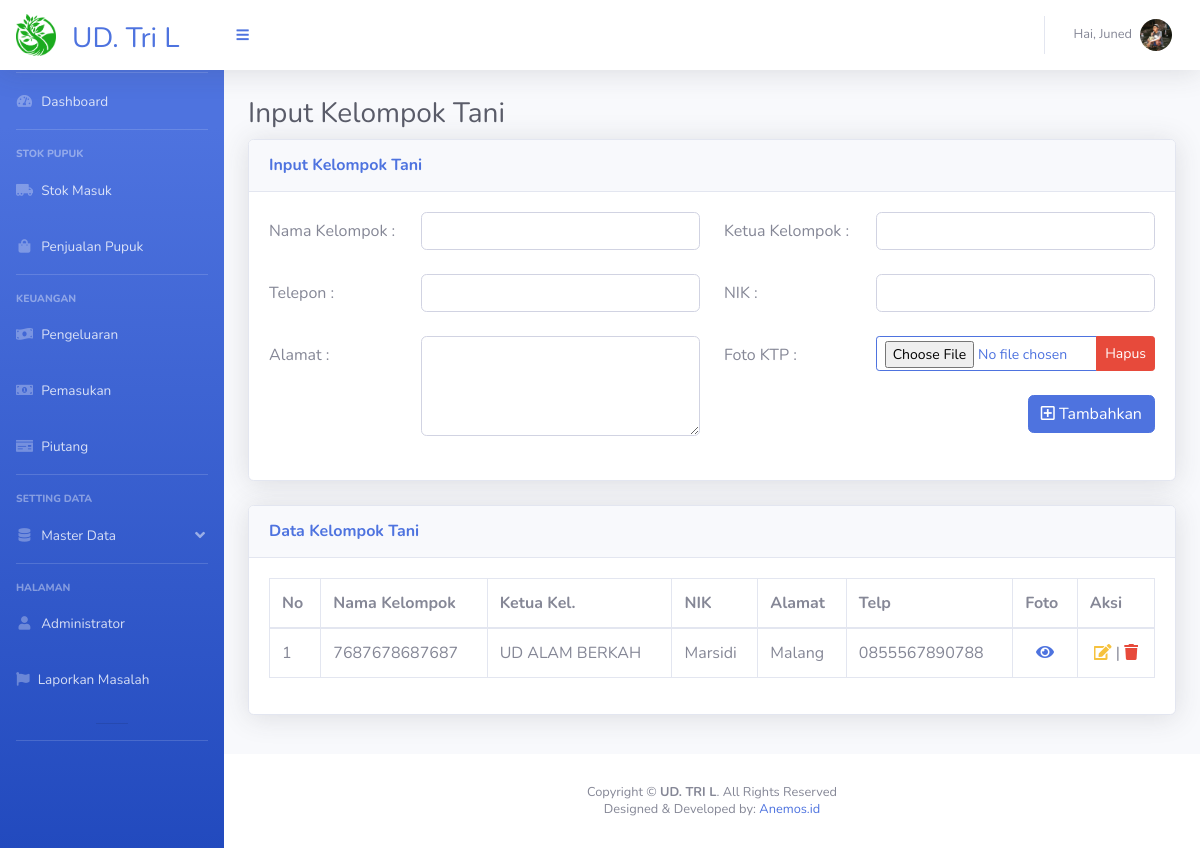
/page_kel_tani.php (signed in), run on an earlier commit of the app's database.
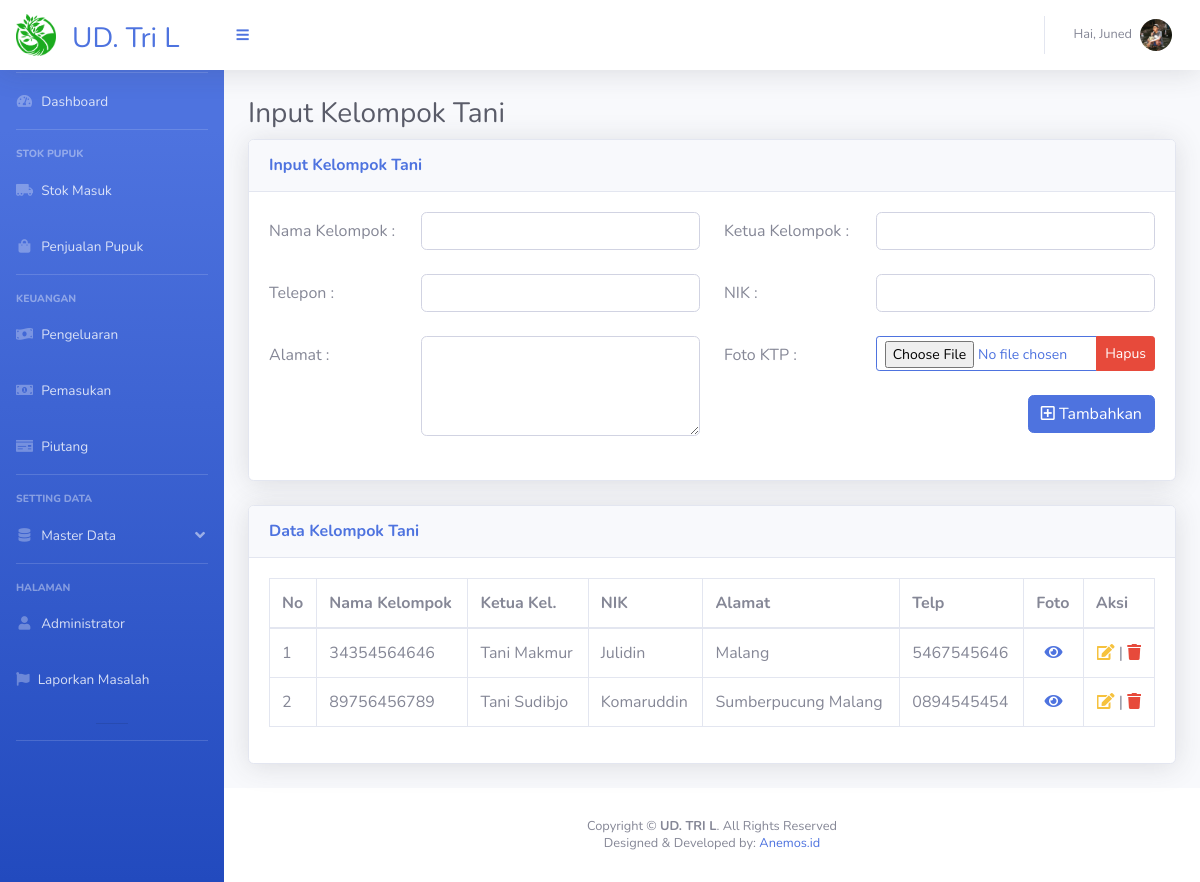
And on a later commit of the database.
### tables this page shows
CREATE TABLE `data_kel_tani` (
  `ID_KT` int(50) NOT NULL,
  `NIK` varchar(50) DEFAULT NULL,
  `Nama_Kel` varchar(100) DEFAULT NULL,
  `Nama_Ketua` varchar(50) DEFAULT NULL,
  `Alamat` varchar(100) DEFAULT NULL,
  `Telp` varchar(50) DEFAULT NULL,
  `Foto` varchar(50) DEFAULT NULL
);

### page_kel_tani.php (the view, shortened to what the changed rows need)
<?php
include "connection.php";
if (isset($_SESSION['login'])) {
    ?>
<!DOCTYPE html>
<html lang="en">
<head>
    <link href="vendor/fontawesome-free/css/all.min.css" rel="stylesheet" type="text/css">
    <link href="css/sb-admin-2.min.css" rel="stylesheet">
    <link href="vendor/datatables/dataTables.bootstrap4.min.css" rel="stylesheet">
</head>
<body id="page-top">
    <div id="wrapper">
        <div id="content-wrapper" class="d-flex flex-column">
            <div id="content">
                <div class="container-fluid">
                    <div class="d-sm-flex align-items-center justify-content-between ">
                        <h1 id="hu" class="h3 pp text-gray-800">Input Kelompok Tani</h1>
                    </div>
                    <div class="row">
                        <div class="col-xl-12 col-lg-10">
                            <div class="card shadow mb-4">
                                <div class="card-body">
                                    <div class="table-responsive">
                                        <table class="table table-bordered" id="dataTable" width="100%" cellspacing="0">
                                            <thead>
                                                <tr>
                                                    <th scope="col">No</th>
                                                    <th scope="col">Nama Kelompok</th>
                                                    <th scope="col">Ketua Kel.</th>
                                                    <th scope="col">NIK</th>
                                                    <th scope="col">Alamat</th>
                                                    <th scope="col">Telp</th>
                                                    <th scope="col">Foto</th>
                                                    <th scope="col">Aksi</th>
                                                </tr>
                                            </thead>
                                            <tbody>
                                                <?php
$no = 1;
    $data = mysqli_query($conn, "SELECT * FROM data_kel_tani ORDER BY ID_KT DESC");
    foreach ($data as $all) {
        echo ('<tr><td>' . $no . '</td>');
        echo ('<td>' . $all['NIK'] . '</td>');
        echo ('<td>' . $all['Nama_Kel'] . '</td>');
        echo ('<td>' . $all['Nama_Ketua'] . '</td>');
        echo ('<td>' . $all['Alamat'] . '</td>');
        echo ('<td>' . $all['Telp'] . '</td>');
        echo ('<td><a href="" data-toggle="modal" data-target="#viewFoto');
        echo ($all['ID_KT'] . '"><center><i class="fas fa-eye" data-toggle="tooltip" data-placement="top" title="Lihat Foto"></i> </center>  </i></a></td>');
        echo ('<td><center><a href=page_edit_kel_tani.php?m=4&n=2&id=');
        echo ($all['ID_KT'] . '><span class="btn-icon-split text-warning"
                                                    data-toggle="tooltip" data-placement="top" title="Edit Data"><i
                                                        class="fas fa-edit"></i></span></a>
                                                <text> | </text><a href="" data-toggle="modal" data-target="#exampleModalCenter');
        echo ($all['ID_KT'] . '"><span class="btn-icon-split text-danger" data-toggle="tooltip" data-placement="left"
                                                        title="Hapus Data"><i class="fas fa-trash"></i></span></a></td>
                                                </center>
                                                </tr>');
        $no++;
        ?></tr>
                                                <?php }?>
                                            </tbody>
                                        </table>
                                    </div>
                                </div>
                            </div>
                        </div>
                    </div>
                </div>
            </div>
        </div>
    </div>
</body>
</html>
<?php } else {
    header("Location: login.php");
    exit();
}?>

What changed in the data, as far as the page shows it:
added data_kel_tani: NIK "34354564646", Nama_Kel "Tani Makmur", Nama_Ketua "Julidin", Alamat "Malang", Telp "5467545646"
changed data_kel_tani: NIK "7687678687687" → "89756456789"; Nama_Kel "UD ALAM BERKAH" → "Tani Sudibjo"; Nama_Ketua "Marsidi" → "Komaruddin"; Alamat "Malang" → "Sumberpucung Malang"; Telp "0855567890788" → "0894545454"
